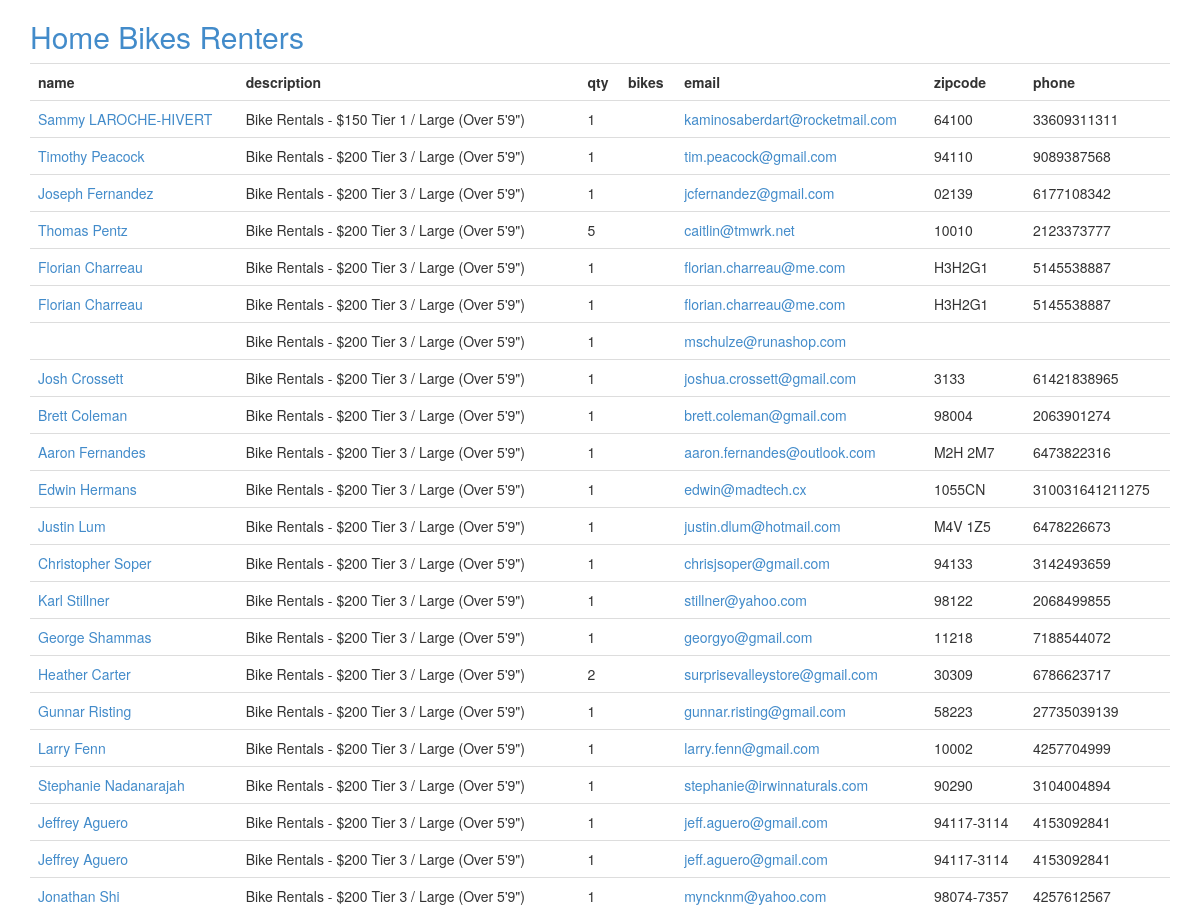
The app's page /renters (upper part), older data.
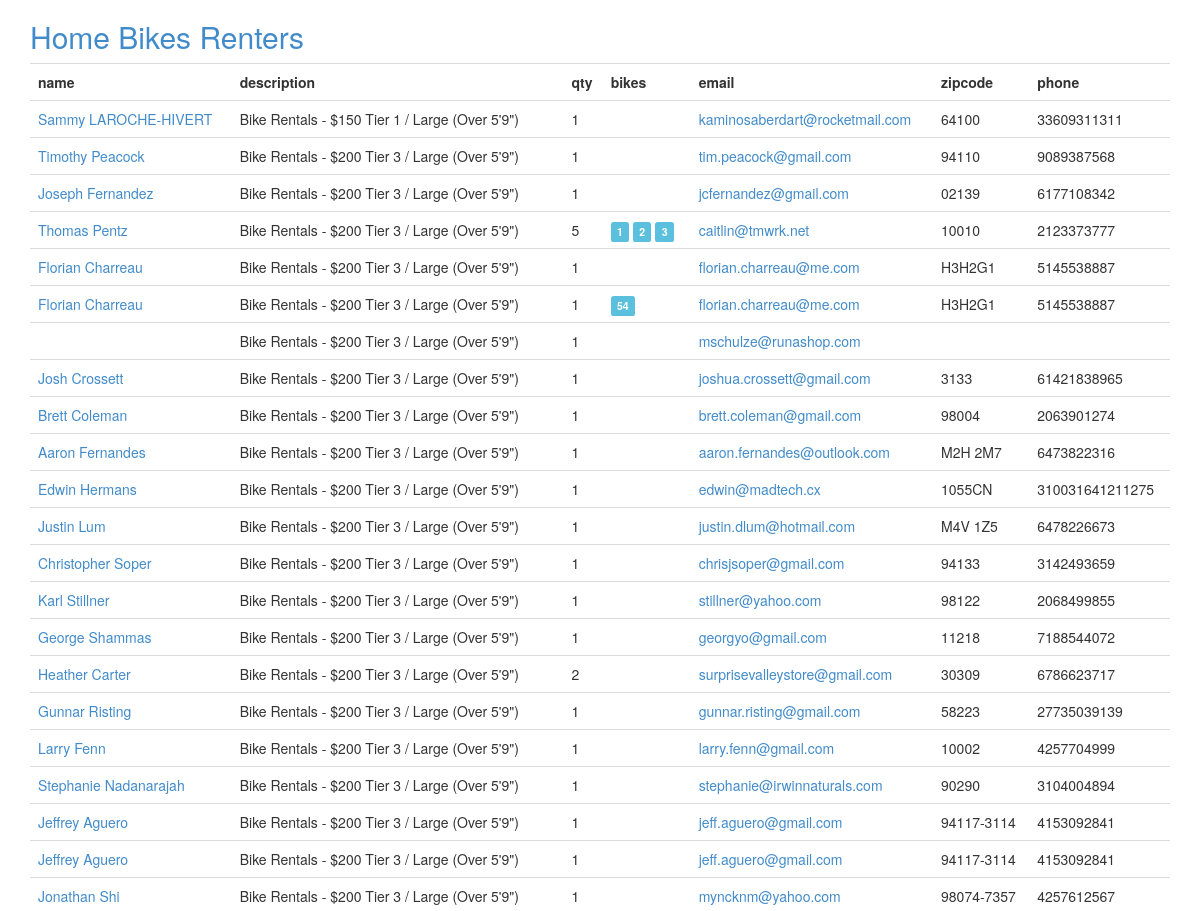
The same page, newer data.
### bike/models.py (models this page shows, shortened)
class Renter(Base):
  __tablename__ = 'renter'
  id = Column(Integer, primary_key=True)
  name = Column(String(255), unique=False)
  email = Column(String(255), unique=False)
  code = Column(String(255), unique=True)
  bikes = relationship('Bike', backref=backref('renter'))
  zipcode = Column(String(255))
  phone = Column(String(255))
  desc = Column(String)
  qty = Column(Integer)

class Bike(Base):
  __tablename__ = 'bike'
  id = Column(Integer, primary_key=True)
  renter_id = Column(Integer, ForeignKey('renter.id'))
  code = Column(String(255), unique=True)
  comment = Column(String)

### bike/views.py (the view)
@app.route('/renters')
def renters():
  return render_template('renters.html', renters=db.query(Renter))

### bike/__init__.py (called while the page is built)
@app.teardown_appcontext
def shutdown_session(exception=None):
  db.remove()

### bike/templates/renters.html
{% extends "base.html" %}
{% block content %}
<table class="table table-hover">
  <tr><th>name</th><th>description</th><th>qty</th><th>bikes</th><th>email</th><th>zipcode</th><th>phone</th></tr>
  {% for renter in renters %}
  <tr><td><a href="{{url_for('renter', oid=renter.id)}}">{{renter.name}}</a></td><td>{{renter.desc}}</td><td>{{renter.qty}}</td><td>{% for bike in renter.bikes %}<a href="{{url_for('bike', code=bike.code)}}"><span class="label label-info">{{bike.code}}</span></a>&nbsp;{% endfor %}</td><td><a href="{{url_for('scan', code=renter.email)}}">{{renter.email}}</a></td><td>{{renter.zipcode}}</td><td>{{renter.phone}}</tr>
  {% endfor %}
</table>
{% endblock %}

### bike/templates/base.html (shortened to what this page needs)
<!DOCTYPE html>
<html lang="en">
  <head>
    <link href="{{url_for('static', filename='css/bootstrap.css')}}" rel="stylesheet">
  </head>
  <body>
    {%- block topbar -%}
    <div class="topbar">
      <div class="fill">
        <div class="container">
          <h2>
              <a href="/" class="brand">Home</a>
              <a href="/bikes" class="brand">Bikes</a>
              <a href="/renters" class="brand">Renters</a>
          </h2>
        </div>
      </div>
    </div>
    {%- endblock -%}
    <div class="container">
      <div class="content">
        {% block content %}{% endblock %}
      </div>
    </div>
  </body>
</html>

Row changes from the older to the newer data that the page shows:
changed Renter "Thomas Pentz": gains Bike (code "1"); gains Bike (code "2"); gains Bike (code "3")
changed Renter (number 6 of 22 on the later page): gains Bike (code "54")
